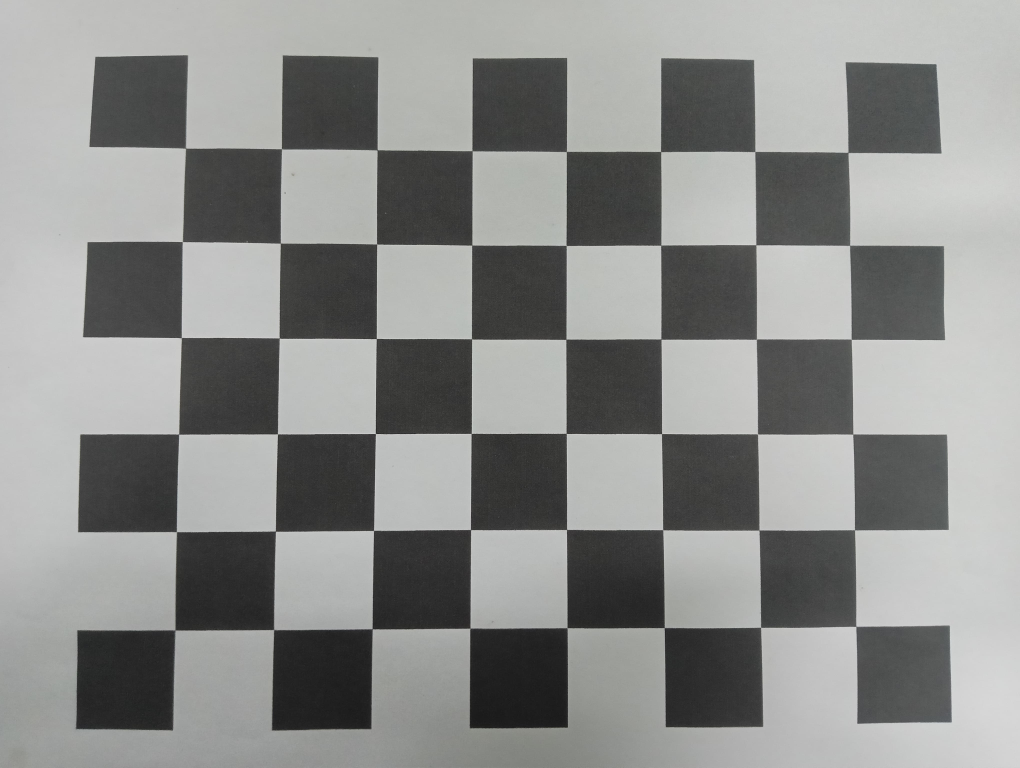
#> input picture triangulation/image/checkerboard/checkerboard_1.jpeg, 4080 x 3072 px (shown at 1/4 size); its folder holds only this picture in this run
$ python main.py   (older library calls are emulated)
#> lines starting #> are read from the running program, lines starting #| are printed output that depends on the picture
import cv2
import numpy as np
import glob
import matplotlib.pyplot as plt

# X AXIS IS BASED OFF THE LONGEST SIDE OF THE FIELD
# ALL WORLD LENGTHS ARE IN CM
FIELD_X = 1200
FIELD_Y = 800

IMAGE_0_150_YUV = [(121, 78, 192), (255, 100, 255)]
IMAGE_0_650_YUV = [(0, 0, 202), (255, 255, 255)]
IMAGE_600_0_YUV = [(0, 0, 157), (85, 117, 219)]
IMAGE_600_800_YUV = [(0, 0, 194), (255, 255, 255)]

# Camera actual position in cm
CAM_FIELD_0_150 = [0, 150]
CAM_FIELD_0_650 = [0, FIELD_Y - 150]
CAM_FIELD_600_0 = [FIELD_X / 2, 0]
CAM_FIELD_600_800 = [FIELD_X / 2, FIELD_Y]

# Where the center of the field is relative to cameras pixel
CAM_600_0_MID_FIELD = [2005, 1733]
CAM_600_800_MID_FIELD = [2005, 1733]

# [4 lines left out: function cm2px, not called in this run]

def calibrateCamera(image_path, checkerboard_size):
#> called with image_path = 'image/checkerboard/*.jpeg', checkerboard_size = (8, 6)
    criteria = (cv2.TERM_CRITERIA_EPS + cv2.TERM_CRITERIA_MAX_ITER, 30, 0.001)

    objp = np.zeros((checkerboard_size[0] * checkerboard_size[1], 3), np.float32)
    objp[:, :2] = np.mgrid[0:checkerboard_size[0], 0:checkerboard_size[1]].T.reshape(-1, 2)

    objpoints = []
    imgpoints = []

    image_glob = glob.glob(image_path)

    for fname in image_glob:
        img = cv2.imread(fname)
#> img is the input picture: shape (3072, 4080, 3); mean B, G, R 139.6, 141.3, 140.3
        gray = cv2.cvtColor(img, cv2.COLOR_BGR2GRAY)

        ret, corners = cv2.findChessboardCorners(gray, checkerboard_size, None)
#> ret = True; corners = 48 rows, first 8: [743.5, 594], [1129.2, 597.3], [1511.2, 600.4], [1890.5, 607.3], [2266.5, 607.5], [2645.5, 609.5], [3019.5, 609.1], [3393, 611]
        if ret:
            objpoints.append(objp)
            corners2 = cv2.cornerSubPix(gray, corners, (11, 11), (-1, -1), criteria)
#> corners2 = 48 rows, first 8: [744, 594.2], [1127.5, 596.7], [1510.3, 601.2], [1889.8, 604.8], [2266.7, 607.6], [2644.2, 607.9], [3020.9, 607.6], [3393.4, 611.2]
            imgpoints.append(corners2)

    ret, mtx, dist, rvecs, tvecs = cv2.calibrateCamera(objpoints, imgpoints, gray.shape[::-1], None, None)
#> ret = 1.2; mtx = [[2478.7, 0, 2069.6], [0, 2467.2, 1466.1], [0, 0, 1]]; dist = [[0.117, -0.289, -0.00103, -0.00103, 0.22]]; rvecs = ([-0.038, -0.0133, 0.00154],); tvecs = ([-3.48, -2.29, 6.6],)
    return mtx, dist, rvecs, tvecs

def findEpiPolar(image_1, image_2):
    image_1 = cv2.cvtColor(image_1, cv2.IMREAD_GRAYSCALE)
    image_2 = cv2.cvtColor(image_2, cv2.IMREAD_GRAYSCALE)

    sift = cv2.SIFT_create()

    keypoints_1, descriptors_1 = sift.detectAndCompute(image_1, None)
    keypoints_2, descriptors_2 = sift.detectAndCompute(image_2, None)

    FLANN_INDEX_KDTREE = 1
    index_params = dict(algorithm = FLANN_INDEX_KDTREE, trees = 5)
    search_params = dict(checks=50)

    flann = cv2.FlannBasedMatcher(index_params,search_params)
    matches = flann.knnMatch(descriptors_1, descriptors_2, k=2)

    points_1 = []
    points_2 = []

    for i, (m, n) in enumerate(matches):
        if m.distance < 0.8 * n.distance:
            points_1.append(keypoints_1[m.queryIdx].pt)
            points_2.append(keypoints_2[m.trainIdx].pt)

    points_1 = np.int32(points_1)
    points_2 = np.int32(points_2)

    F, mask = cv2.findFundamentalMat(points_1, points_2, cv2.FM_RANSAC)
    points_1 = points_1[mask.ravel() == 1]
    points_2 = points_2[mask.ravel() == 1]

    return points_1, points_2

# [69 lines left out: functions rectifyImages, detectBall, computeDistanceFromBaseline, undistortImage, computeDistanceFromMiddle, not called in this run]

def drawPointsOnImage(image, point):
    cv2.circle(image, (int(point[0]), int(point[1])), 50, (0, 0, 255), -1)
    return image

# [147 lines left out: functions detectField, drawLineFromBaseline, drawField, computeDistanceFromBaseline, not called in this run]

if __name__ == "__main__":
    mtx, dist, rvecs, tvecs = calibrateCamera("image/checkerboard/*.jpeg", (8, 6))
#> dist = [[0.117, -0.289, -0.00103, -0.00103, 0.22]]; rvecs = ([-0.038, -0.0133, 0.00154],); tvecs = ([-3.48, -2.29, 6.6],)
    image_0_150 = cv2.imread("image/lapangan/lapangan_0_150.jpg")
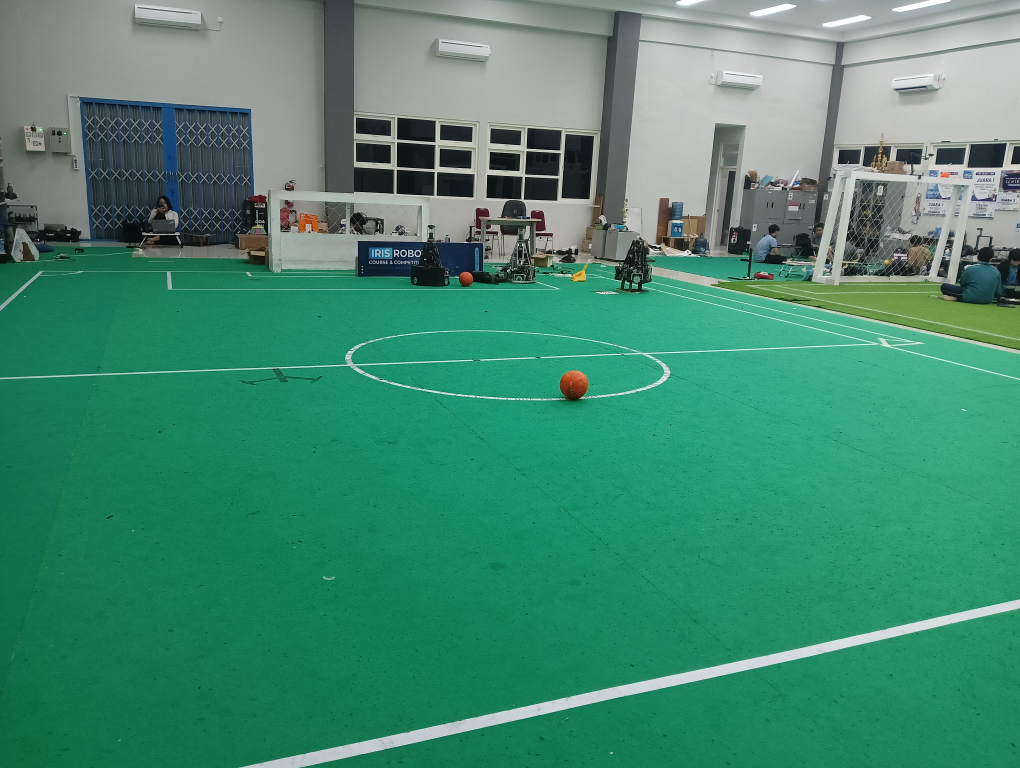
#> input picture triangulation/image/lapangan/lapangan_0_150.jpg, 4080 x 3072 px (shown at 1/4 size)
#> image_0_150 is the input picture: shape (3072, 4080, 3); mean B, G, R 111.9, 137.9, 66.8
    image_0_650 = cv2.imread("image/lapangan/lapangan_0_650.jpg")
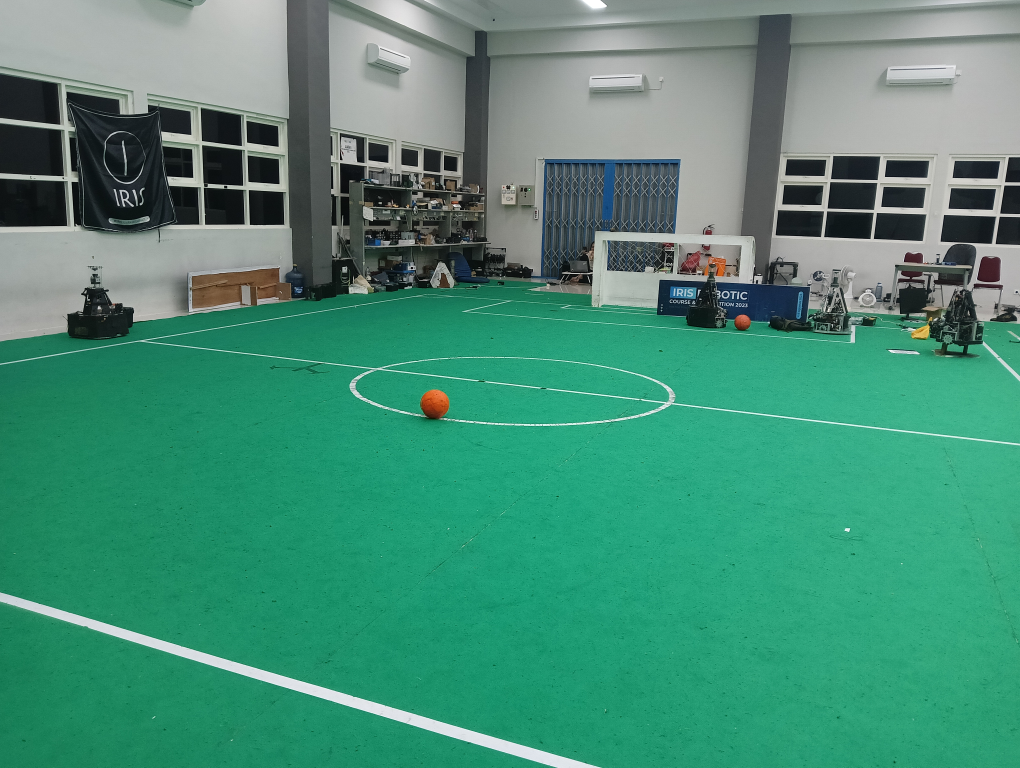
#> input picture triangulation/image/lapangan/lapangan_0_650.jpg, 4080 x 3072 px (shown at 1/4 size)
#> image_0_650 is the input picture: shape (3072, 4080, 3); mean B, G, R 117.8, 141.5, 71.6
    image_600_0 = cv2.imread("image/lapangan/lapangan_600_0.jpg")
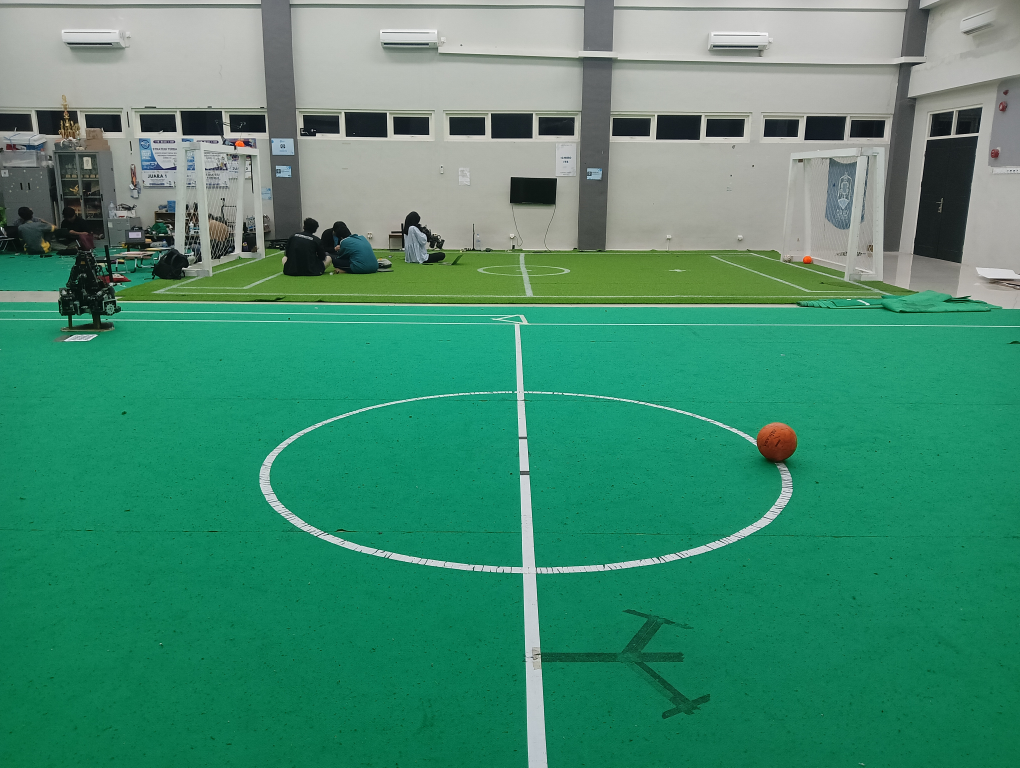
#> input picture triangulation/image/lapangan/lapangan_600_0.jpg, 4080 x 3072 px (shown at 1/4 size)
#> image_600_0 is the input picture: shape (3072, 4080, 3); mean B, G, R 112, 139.9, 67.8
    image_600_800 = cv2.imread("image/lapangan/lapangan_600_800.jpg")
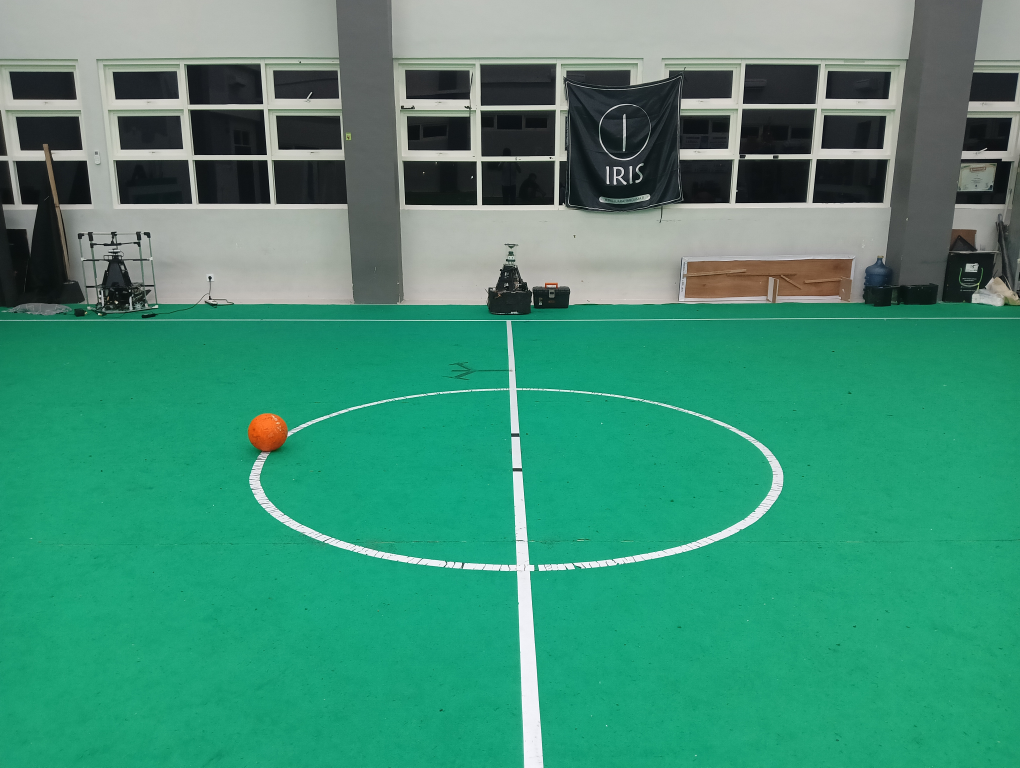
#> input picture triangulation/image/lapangan/lapangan_600_800.jpg, 4080 x 3072 px (shown at 1/4 size)
#> image_600_800 is the input picture: shape (3072, 4080, 3); mean B, G, R 117.6, 143.6, 64.1

    # print("Camera Matrix:\n", mtx)
    epipole_0_150, epipole_0_650 = findEpiPolar(image_0_150, image_0_650)
#> (the run stopped early here; a loop or call above may not have finished)
